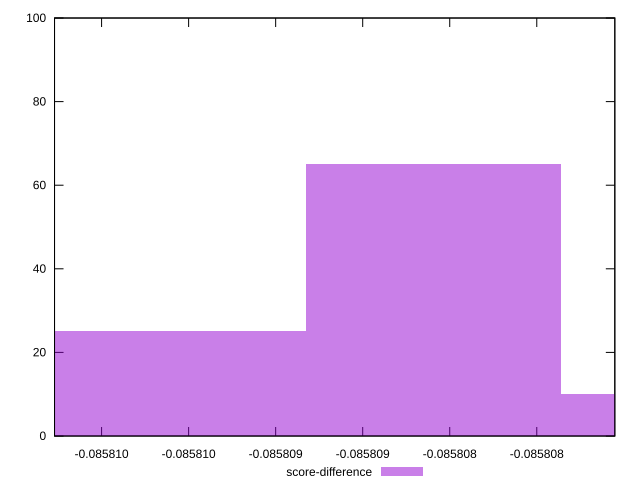

gnuplot code for this plot:
reset

$scoreDifference <<EOF
-0.08580859298506253 65
-0.08580713186612464 10
-0.08581005410400044 25
EOF

set key outside below
set boxwidth 0.0000014611189379012147
set xrange [-0.08581077032782103:-0.0858075516366752]
set yrange [0:100]
set trange [0:100]
set style fill transparent solid 0.5 noborder
set terminal svg size 640, 490 enhanced background rgb 'white'
set output "report_00008_2021-01-22T20:58:29.167/total-byte-weight/samples/pages+cached+noexternal+nocss/score-difference/histogram.svg"

plot $scoreDifference title "score-difference" with boxes

reset
